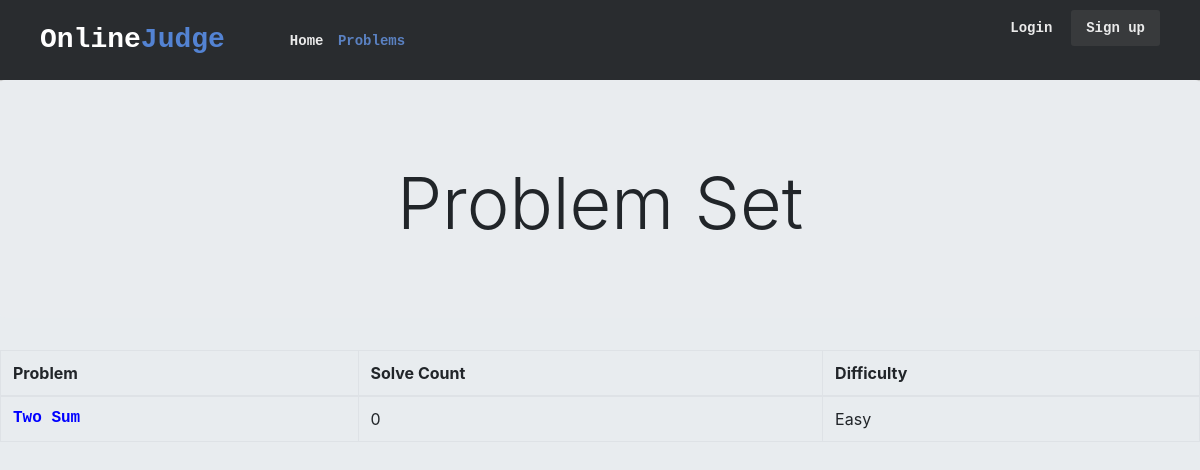
The page /judge/problems on the database as committed earlier.
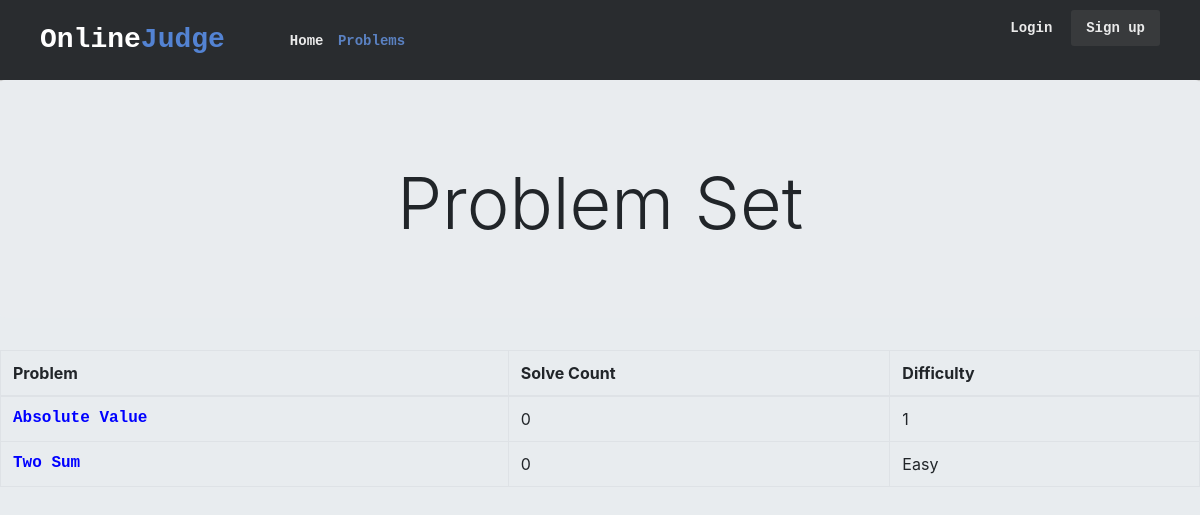
The same page on the database as committed later.
### judge/models.py (models this page shows)
class Problem(models.Model):
    problemId = models.IntegerField()
    problemName = models.CharField(max_length=100)
    problemText = models.TextField()
    difficulty = models.CharField(max_length=15)
    solveCount = models.IntegerField()
    score = models.FloatField()

### judge/views.py (the view)
# urls.py: path('problems', views.problem, name='problem'),
def problem(request):
    latest_question_list = Problem.objects.order_by('difficulty')
    context = {'latest_question_list': latest_question_list}
    return render(request, 'judge/problems.html', context)

### judge/templates/judge/problems.html (shortened to what this page needs)
{% load static %}
<html lang="en" dir="ltr">
<head>
    <link rel="stylesheet" href="https://use.fontawesome.com/releases/v5.6.3/css/all.css"
>
    <link rel="stylesheet" href="https://stackpath.bootstrapcdn.com/bootstrap/4.2.1/css/bootstrap.min.css"
>
    <link rel="stylesheet" type="text/css" href="{% static 'judge/css/styles.css' %}">
</head>
<body>
    <header class="oj-header">
        <div class="oj-header-limiter">
            <h1><a href="{% url 'index' %}">Online<span>Judge</span></a></h1>
            <nav>
                <a href="{% url 'index' %}">Home</a>
                <a href="{% url 'problem' %}" class="selected">Problems</a>
            </nav>
            <ul>
                <li><a href="/login" class="lightbox_trigger">Login</a></li>
                <li><a href="/register" class="lightbox_trigger">Sign up</a></li>
            </ul>
        </div>
    </header>
    <div class=" jumbotron centered">
        <h1 class="display-3">Problem Set</h1>
    </div>
    <table class="table table-bordered">
        <thead>
            <tr>
                <th>Problem</th>
                <th>Solve Count</th>
                <th>Difficulty</th>
            </tr>
        </thead>
        <tbody>
            {% for problem in latest_question_list %}
            <tr>
                <td>
                    <a href="/judge/problems/{{ problem.problemId }}/">{{ problem.problemName }}</a>
                </td>
                <td>{{ problem.solveCount }}</td>
                <td>{{ problem.difficulty }}</td>
            </tr>
            {% endfor %}
        </tbody>
    </table>
</body>
</html>

Rows that differ between the two databases and show on the page:
added Problem: problemName "Absolute Value", solveCount "0", difficulty "1"
